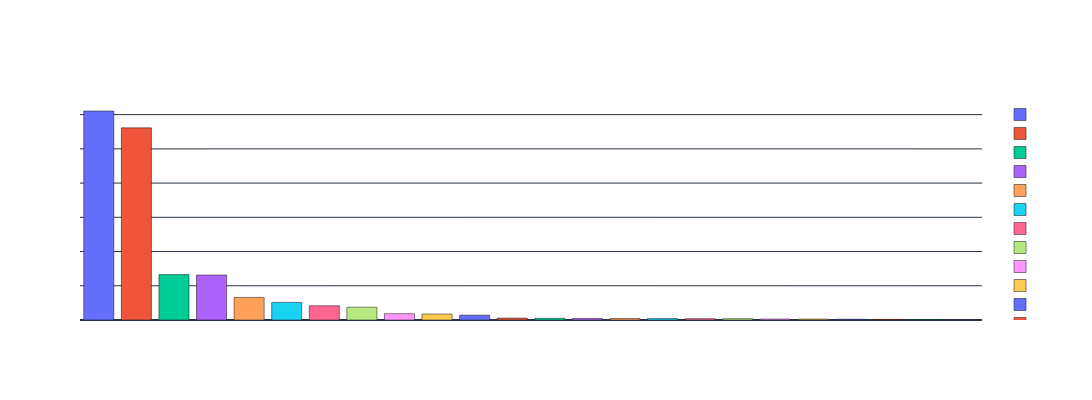

The code cell stored with this chart in its notebook:
### Code cell
def plot_file_extension_distribution(df, min_count_threshold=6):
    logging.info("File extension distribution generated: (extension_count_fig | prepare_and_save_plot)")
    # Replace 'No Extension' with 'folders'
    df['file_extension'] = df['file_extension'].replace('No Extension', 'folders')
    
    # Count occurrences of each file_extension
    extension_counts = df['file_extension'].value_counts().reset_index()
    extension_counts.columns = ['file_extension', 'count']

    # Separate the counts into two groups: those with counts > 6 and those with counts <= 6
    other_counts = extension_counts[extension_counts['count'] <= 6]
    main_counts = extension_counts[extension_counts['count'] > 6]

    # Aggregate lesser counts into 'Other'
    if not other_counts.empty:
        other_sum = other_counts['count'].sum()
        other_row = pd.DataFrame({'file_extension': ['Other'], 'count': [other_sum]})
        final_counts = pd.concat([main_counts, other_row], ignore_index=True)
    else:
        final_counts = main_counts

    # Sort the final DataFrame by 'count' in descending order
    final_counts = final_counts.sort_values(by='count', ascending=False)

    # Create a bar chart
    extension_count_fig = px.bar(
        final_counts,
        x='file_extension',
        y='count',
        color='file_extension',
        title='Distribution of File Extensions',
        labels={'file_extension': 'File Extension', 'count': 'Count'},
    )
    return extension_count_fig

extension_count_fig =  plot_file_extension_distribution(df)
 
# Prepare and save the plot
prepare_and_save_plot(
    extension_count_fig,
    width=1200,
    height=400,
    #title="My Work Timeline",
    #xaxis_title="Start Date",
    #yaxis_title="Organizations",
    #coloraxis_colorbar='Tenure',
    #legend_title='Job Level',
    #base_filename='directory_level_distribution',
    #counter='1'
)

### Figure 1 — Plotly figure (JSON) as saved in the notebook; plotly's stock layout.template omitted (floating-point values rounded to 4 significant figures)
{"data": [{"alignmentgroup": "True", "hovertemplate": "File Extension=%{x}<br>Count=%{y}<extra></extra>", "legendgroup": "folders", "marker": {"color": "#636efa", "pattern": {"shape": ""}}, "name": "folders", "offsetgroup": "folders", "orientation": "v", "showlegend": true, "textposition": "auto", "type": "bar", "x": ["folders"], "xaxis": "x", "y": [3053], "yaxis": "y"}, {"alignmentgroup": "True", "hovertemplate": "File Extension=%{x}<br>Count=%{y}<extra></extra>", "legendgroup": "js", "marker": {"color": "#EF553B", "pattern": {"shape": ""}}, "name": "js", "offsetgroup": "js", "orientation": "v", "showlegend": true, "textposition": "auto", "type": "bar", "x": ["js"], "xaxis": "x", "y": [2807], "yaxis": "y"}, {"alignmentgroup": "True", "hovertemplate": "File Extension=%{x}<br>Count=%{y}<extra></extra>", "legendgroup": "py", "marker": {"color": "#00cc96", "pattern": {"shape": ""}}, "name": "py", "offsetgroup": "py", "orientation": "v", "showlegend": true, "textposition": "auto", "type": "bar", "x": ["py"], "xaxis": "x", "y": [663], "yaxis": "y"}, {"alignmentgroup": "True", "hovertemplate": "File Extension=%{x}<br>Count=%{y}<extra></extra>", "legendgroup": "pyc", "marker": {"color": "#ab63fa", "pattern": {"shape": ""}}, "name": "pyc", "offsetgroup": "pyc", "orientation": "v", "showlegend": true, "textposition": "auto", "type": "bar", "x": ["pyc"], "xaxis": "x", "y": [657], "yaxis": "y"}, {"alignmentgroup": "True", "hovertemplate": "File Extension=%{x}<br>Count=%{y}<extra></extra>", "legendgroup": "ts", "marker": {"color": "#FFA15A", "pattern": {"shape": ""}}, "name": "ts", "offsetgroup": "ts", "orientation": "v", "showlegend": true, "textposition": "auto", "type": "bar", "x": ["ts"], "xaxis": "x", "y": [330], "yaxis": "y"}, {"alignmentgroup": "True", "hovertemplate": "File Extension=%{x}<br>Count=%{y}<extra></extra>", "legendgroup": "map", "marker": {"color": "#19d3f3", "pattern": {"shape": ""}}, "name": "map", "offsetgroup": "map", "orientation": "v", "showlegend": true, "textposition": "auto", "type": "bar", "x": ["map"], "xaxis": "x", "y": [258], "yaxis": "y"}, {"alignmentgroup": "True", "hovertemplate": "File Extension=%{x}<br>Count=%{y}<extra></extra>", "legendgroup": "json", "marker": {"color": "#FF6692", "pattern": {"shape": ""}}, "name": "json", "offsetgroup": "json", "orientation": "v", "showlegend": true, "textposition": "auto", "type": "bar", "x": ["json"], "xaxis": "x", "y": [208], "yaxis": "y"}, {"alignmentgroup": "True", "hovertemplate": "File Extension=%{x}<br>Count=%{y}<extra></extra>", "legendgroup": "md", "marker": {"color": "#B6E880", "pattern": {"shape": ""}}, "name": "md", "offsetgroup": "md", "orientation": "v", "showlegend": true, "textposition": "auto", "type": "bar", "x": ["md"], "xaxis": "x", "y": [187], "yaxis": "y"}, {"alignmentgroup": "True", "hovertemplate": "File Extension=%{x}<br>Count=%{y}<extra></extra>", "legendgroup": "scss", "marker": {"color": "#FF97FF", "pattern": {"shape": ""}}, "name": "scss", "offsetgroup": "scss", "orientation": "v", "showlegend": true, "textposition": "auto", "type": "bar", "x": ["scss"], "xaxis": "x", "y": [92], "yaxis": "y"}, {"alignmentgroup": "True", "hovertemplate": "File Extension=%{x}<br>Count=%{y}<extra></extra>", "legendgroup": "Other", "marker": {"color": "#FECB52", "pattern": {"shape": ""}}, "name": "Other", "offsetgroup": "Other", "orientation": "v", "showlegend": true, "textposition": "auto", "type": "bar", "x": ["Other"], "xaxis": "x", "y": [87], "yaxis": "y"}, {"alignmentgroup": "True", "hovertemplate": "File Extension=%{x}<br>Count=%{y}<extra></extra>", "legendgroup": "flow", "marker": {"color": "#636efa", "pattern": {"shape": ""}}, "name": "flow", "offsetgroup": "flow", "orientation": "v", "showlegend": true, "textposition": "auto", "type": "bar", "x": ["flow"], "xaxis": "x", "y": [71], "yaxis": "y"}, {"alignmentgroup": "True", "hovertemplate": "File Extension=%{x}<br>Count=%{y}<extra></extra>", "legendgroup": "png", "marker": {"color": "#EF553B", "pattern": {"shape": ""}}, "name": "png", "offsetgroup": "png", "orientation": "v", "showlegend": true, "textposition": "auto", "type": "bar", "x": ["png"], "xaxis": "x", "y": [28], "yaxis": "y"}, {"alignmentgroup": "True", "hovertemplate": "File Extension=%{x}<br>Count=%{y}<extra></extra>", "legendgroup": "jst", "marker": {"color": "#00cc96", "pattern": {"shape": ""}}, "name": "jst", "offsetgroup": "jst", "orientation": "v", "showlegend": true, "textposition": "auto", "type": "bar", "x": ["jst"], "xaxis": "x", "y": [25], "yaxis": "y"}, {"alignmentgroup": "True", "hovertemplate": "File Extension=%{x}<br>Count=%{y}<extra></extra>", "legendgroup": "html", "marker": {"color": "#ab63fa", "pattern": {"shape": ""}}, "name": "html", "offsetgroup": "html", "orientation": "v", "showlegend": true, "textposition": "auto", "type": "bar", "x": ["html"], "xaxis": "x", "y": [22], "yaxis": "y"}, {"alignmentgroup": "True", "hovertemplate": "File Extension=%{x}<br>Count=%{y}<extra></extra>", "legendgroup": "mjs", "marker": {"color": "#FFA15A", "pattern": {"shape": ""}}, "name": "mjs", "offsetgroup": "mjs", "orientation": "v", "showlegend": true, "textposition": "auto", "type": "bar", "x": ["mjs"], "xaxis": "x", "y": [22], "yaxis": "y"}, {"alignmentgroup": "True", "hovertemplate": "File Extension=%{x}<br>Count=%{y}<extra></extra>", "legendgroup": "css", "marker": {"color": "#19d3f3", "pattern": {"shape": ""}}, "name": "css", "offsetgroup": "css", "orientation": "v", "showlegend": true, "textposition": "auto", "type": "bar", "x": ["css"], "xaxis": "x", "y": [21], "yaxis": "y"}, {"alignmentgroup": "True", "hovertemplate": "File Extension=%{x}<br>Count=%{y}<extra></extra>", "legendgroup": "cjs", "marker": {"color": "#FF6692", "pattern": {"shape": ""}}, "name": "cjs", "offsetgroup": "cjs", "orientation": "v", "showlegend": true, "textposition": "auto", "type": "bar", "x": ["cjs"], "xaxis": "x", "y": [19], "yaxis": "y"}, {"alignmentgroup": "True", "hovertemplate": "File Extension=%{x}<br>Count=%{y}<extra></extra>", "legendgroup": "yml", "marker": {"color": "#B6E880", "pattern": {"shape": ""}}, "name": "yml", "offsetgroup": "yml", "orientation": "v", "showlegend": true, "textposition": "auto", "type": "bar", "x": ["yml"], "xaxis": "x", "y": [19], "yaxis": "y"}, {"alignmentgroup": "True", "hovertemplate": "File Extension=%{x}<br>Count=%{y}<extra></extra>", "legendgroup": "svg", "marker": {"color": "#FF97FF", "pattern": {"shape": ""}}, "name": "svg", "offsetgroup": "svg", "orientation": "v", "showlegend": true, "textposition": "auto", "type": "bar", "x": ["svg"], "xaxis": "x", "y": [14], "yaxis": "y"}, {"alignmentgroup": "True", "hovertemplate": "File Extension=%{x}<br>Count=%{y}<extra></extra>", "legendgroup": "sample", "marker": {"color": "#FECB52", "pattern": {"shape": ""}}, "name": "sample", "offsetgroup": "sample", "orientation": "v", "showlegend": true, "textposition": "auto", "type": "bar", "x": ["sample"], "xaxis": "x", "y": [13], "yaxis": "y"}, {"alignmentgroup": "True", "hovertemplate": "File Extension=%{x}<br>Count=%{y}<extra></extra>", "legendgroup": "txt", "marker": {"color": "#636efa", "pattern": {"shape": ""}}, "name": "txt", "offsetgroup": "txt", "orientation": "v", "showlegend": true, "textposition": "auto", "type": "bar", "x": ["txt"], "xaxis": "x", "y": [11], "yaxis": "y"}, {"alignmentgroup": "True", "hovertemplate": "File Extension=%{x}<br>Count=%{y}<extra></extra>", "legendgroup": "ipynb", "marker": {"color": "#EF553B", "pattern": {"shape": ""}}, "name": "ipynb", "offsetgroup": "ipynb", "orientation": "v", "showlegend": true, "textposition": "auto", "type": "bar", "x": ["ipynb"], "xaxis": "x", "y": [10], "yaxis": "y"}, {"alignmentgroup": "True", "hovertemplate": "File Extension=%{x}<br>Count=%{y}<extra></extra>", "legendgroup": "exe", "marker": {"color": "#00cc96", "pattern": {"shape": ""}}, "name": "exe", "offsetgroup": "exe", "orientation": "v", "showlegend": true, "textposition": "auto", "type": "bar", "x": ["exe"], "xaxis": "x", "y": [8], "yaxis": "y"}, {"alignmentgroup": "True", "hovertemplate": "File Extension=%{x}<br>Count=%{y}<extra></extra>", "legendgroup": "mts", "marker": {"color": "#ab63fa", "pattern": {"shape": ""}}, "name": "mts", "offsetgroup": "mts", "orientation": "v", "showlegend": true, "textposition": "auto", "type": "bar", "x": ["mts"], "xaxis": "x", "y": [7], "yaxis": "y"}], "layout": {"barmode": "relative", "coloraxis": {"colorbar": {"title": {}}}, "font": {"color": "white", "family": "Open Sans, sans-serif", "size": 10}, "height": 400, "legend": {"title": {}, "tracegroupgap": 0}, "paper_bgcolor": "rgba(0, 0, 0, 0)", "plot_bgcolor": "rgba(0, 0, 0, 0)", "title": {}, "width": 1200, "xaxis": {"anchor": "y", "autorange": true, "categoryarray": ["folders", "js", "py", "pyc", "ts", "map", "json", "md", "scss", "Other", "flow", "png", "jst", "html", "mjs", "css", "cjs", "yml", "svg", "sample", "txt", "ipynb", "exe", "mts"], "categoryorder": "array", "domain": [0, 1], "range": [-0.5, 23.5], "title": {}, "type": "category"}, "yaxis": {"anchor": "x", "autorange": true, "domain": [0, 1], "range": [0, 3214.0], "title": {}, "type": "linear"}}}
